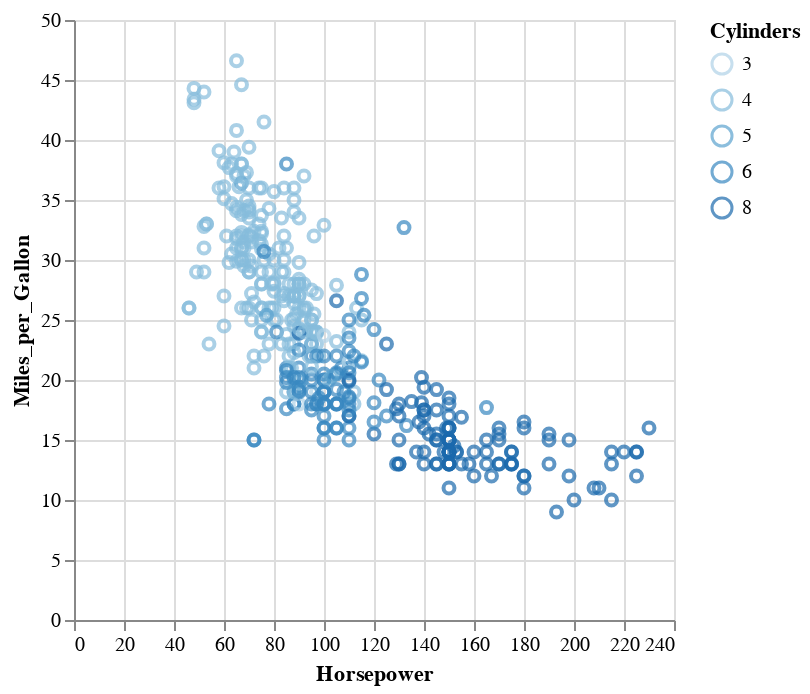

The code cell stored with this chart in its notebook:
### Code cell
import altair as alt
from vega_datasets import data

source = data.cars()
#print(source)
brush = alt.selection(type='interval')

alt.Chart(source).mark_point().encode(
    x='Horsepower:Q',
    y='Miles_per_Gallon:Q',
    color=alt.condition(brush, 'Cylinders:O', alt.value('grey')),
).add_selection(brush)

### Figure 1 — Vega-Lite specification as saved in the notebook (floating-point values rounded to 4 significant figures; data arrays with more than 128 entries replaced by an {"elided": "..."} marker saying what was removed)
{"config": {"view": {"continuousWidth": 300, "continuousHeight": 300}}, "data": {"name": "data-583e73726c1545c56c203344161a975c"}, "mark": {"type": "point"}, "encoding": {"color": {"condition": {"param": "param_2", "field": "Cylinders", "type": "ordinal"}, "value": "grey"}, "x": {"field": "Horsepower", "type": "quantitative"}, "y": {"field": "Miles_per_Gallon", "type": "quantitative"}}, "params": [{"name": "param_2", "select": {"type": "interval"}}], "$schema": "https://vega.github.io/schema/vega-lite/v5.17.0.json", "datasets": {"data-583e73726c1545c56c203344161a975c": {"elided": "406 records"}}}
